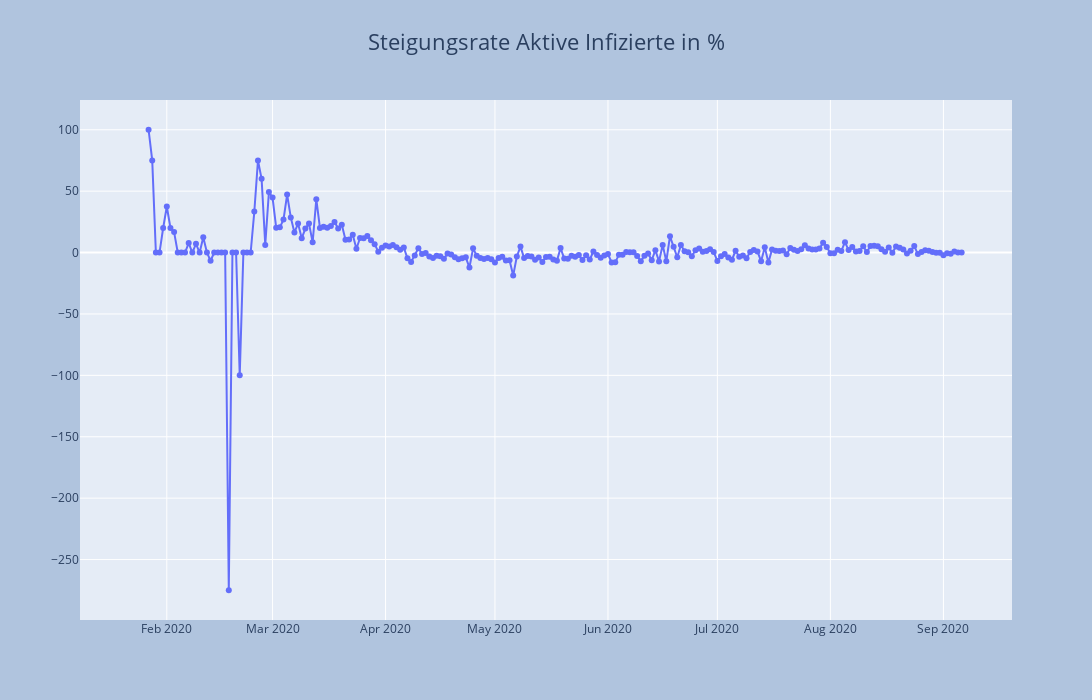

Notebook cell for this chart:
### Code cell
df['proz_steig_aktive'] = df['neu_aktive']/df['aktive']*100
fig = go.Figure()
fig.add_trace(go.Scatter(x=df['datum'], y=df['proz_steig_aktive'], mode='lines+markers'))
fig = plot_layout(fig, 'Steigungsrate Aktive Infizierte in %')
fig.show()

### Figure 1 — Plotly figure (JSON) as saved in the notebook; plotly's stock layout.template omitted (floating-point values rounded to 4 significant figures; data arrays with more than 128 entries replaced by an {"elided": "..."} marker saying what was removed)
{"data": [{"mode": "lines+markers", "type": "scatter", "x": {"elided": "229 str values"}, "y": {"elided": "229 float values"}}], "layout": {"autosize": false, "height": 700, "hovermode": "x", "paper_bgcolor": "LightSteelBlue", "title": {"font": {"size": 22}, "text": "Steigungsrate Aktive Infizierte in %", "x": 0.5, "xanchor": "center", "y": 0.95}, "width": 1300}}
